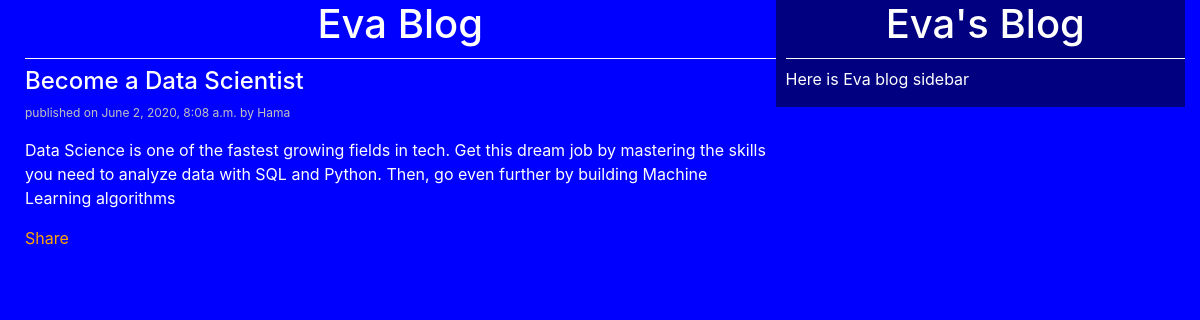
Screenshot of /2020/06/02/become-data-scientist/ with the database file from the repository.
### myapp/models.py (models this page shows, shortened)
class Post(models.Model):
    STATUS_CHOICES=(
    ('draft','Druft'),
    ('published','Published')
    )
    title = models.CharField(max_length=256)
    slug=models.SlugField(max_length=256, unique_for_date='publish')
    author=models.ForeignKey(User,related_name='blog_posts')
    body=models.TextField()
    publish=models.DateTimeField(default=timezone.now)
    created=models.DateTimeField(auto_now_add=True)
    updated=models.DateTimeField(auto_now=True)
    status=models.CharField(max_length=10,choices=STATUS_CHOICES,default='draft')
    objects = CustomManager
    class Meta:
        ordering = ('-publish',)

### myapp/views.py (the view)
# urls.py: url(r'^(?P<year>\d{4})/(?P<month>\d{2})/(?P<day>\d{2})/(?P<pp>[-\w]+)/$', views.post_detail_view,name='detail'),
def post_detail_view(request,year,month,day,pp):
    post_detail = get_object_or_404(Post,slug=pp,
                                    status='published',
                                    publish__year=year,publish__month=month,publish__day=day)
    return render(request,'myapp/post_detail.html',{'post_detail':post_detail})

### templates/myapp/post_detail.html (shortened to what this page needs)
<!doctype html>
{% extends "myapp/base.html" %}
    {% block content %}
      <h1>Eva Blog</h1>
          <h4>{{post_detail.title}}</h4>
          <p id='date'>published on {{post_detail.publish}} by {{post_detail.author|title}}</p>
          {{post_detail.body|linebreaks}}
          <a href="/{{post_detail.id}}/share/">Share</a>
    {% endblock content %}

### static/css/blog.css (style rules this page uses)
body { color: white; background: BLUE; }
h1 { text-align: center; border-bottom: 1px solid white; padding-bottom: 10px; }
#date { font-size: 12px; color: SILVER; }
a { color: orange; }

### rows the page displays
Post: title "Become a Data Scientist", publish "June 2, 2020, 8:08 a.m.", author "Hama", body "Data Science is one of the fastest growing fields in tech. Get this dream job by mastering the skills you need to analyze data with SQL and Python. Then, go even further by building Machine Learning algorithms"
